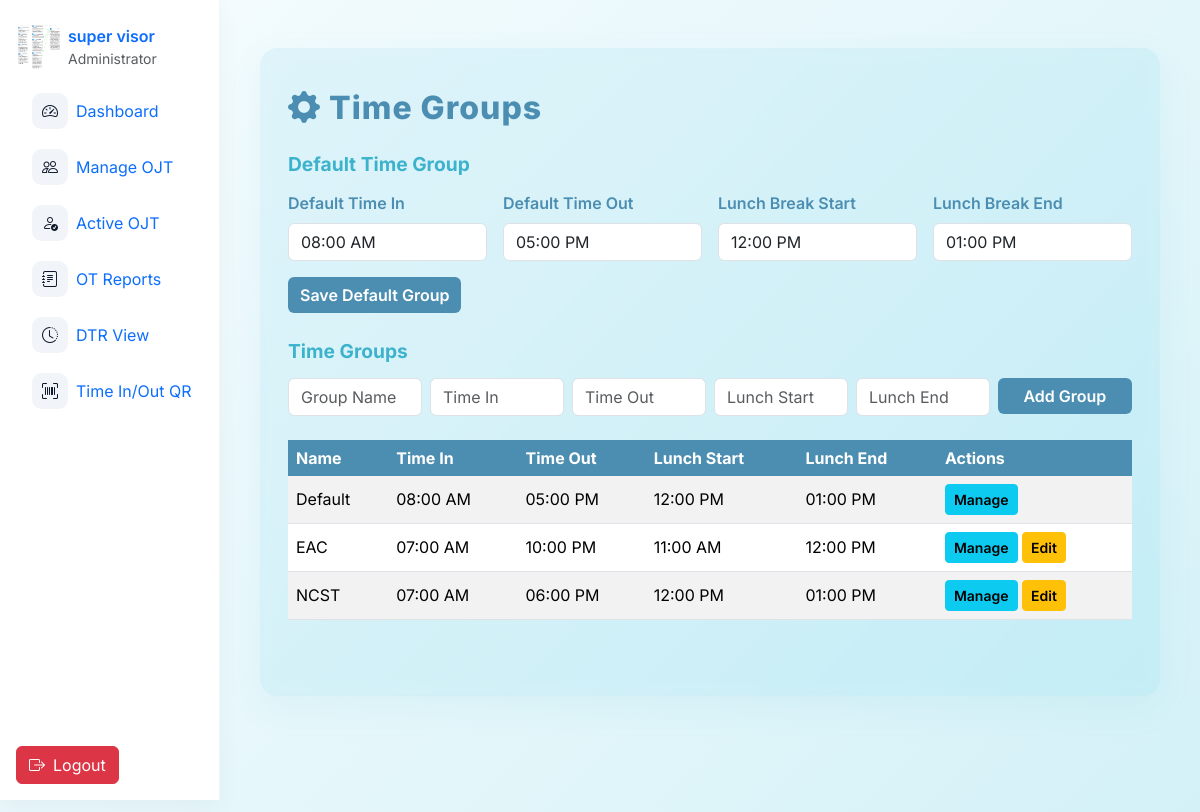
The app's page /admin/sitesettings.php (signed in), older data.
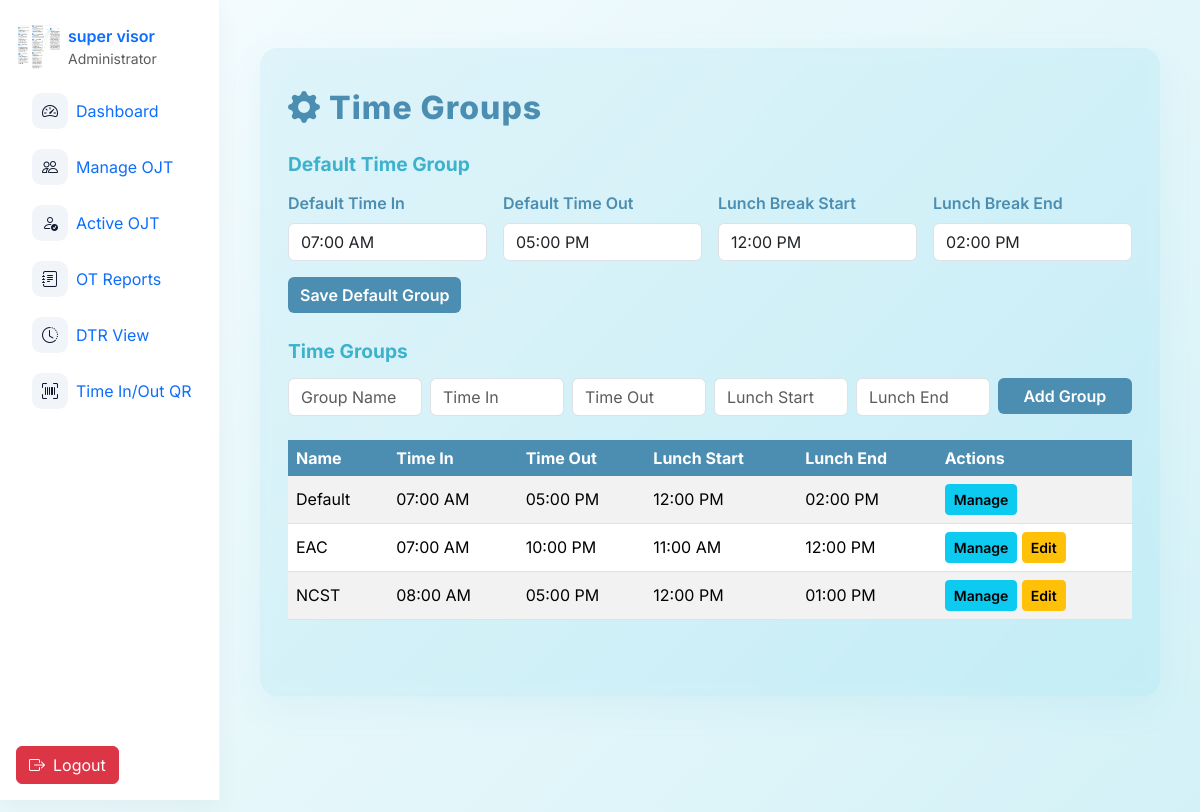
The same page, newer data.
### tables this page shows
CREATE TABLE `time_groups` (
  `id` int(11) NOT NULL,
  `name` varchar(255) NOT NULL,
  `time_in` time NOT NULL,
  `time_out` time NOT NULL,
  `lunch_start` time DEFAULT '12:00:00',
  `lunch_end` time DEFAULT '13:00:00'
);

### admin/sitesettings.php (the view, shortened to what the changed rows need)
<?php
include 'nav.php';
$stmt = $oat->prepare("SELECT time_in, time_out, lunch_start, lunch_end FROM time_groups WHERE name = 'Default' LIMIT 1");
$stmt->execute();
$settings = $stmt->get_result()->fetch_assoc();
$default_time_in = !empty($settings['time_in']) ? $settings['time_in'] : '08:00:00';
$default_time_out = !empty($settings['time_out']) ? $settings['time_out'] : '17:00:00';
$lunch_start = !empty($settings['lunch_start']) ? $settings['lunch_start'] : '12:00:00';
$lunch_end = !empty($settings['lunch_end']) ? $settings['lunch_end'] : '13:00:00';
$time_groups = $oat->query("SELECT * FROM time_groups ORDER BY name");
?>
<!DOCTYPE html>
<html lang="en">
<head>
    <link href="https://cdn.jsdelivr.net/npm/bootstrap@5.3.2/dist/css/bootstrap.min.css" rel="stylesheet">
    <link rel="stylesheet" href="https://cdn.jsdelivr.net/npm/flatpickr/dist/flatpickr.min.css">
</head>
<body>
    <div class="glass">
        <form method="post" class="mb-4">
            <div class="row g-3">
                <div class="col-md-3">
                    <label for="default_time_in" class="form-label">Default Time In</label>
                    <input type="text" id="default_time_in" name="default_time_in" class="form-control time-picker" value="<?= htmlspecialchars(date('h:i A', strtotime($default_time_in))) ?>" required>
                </div>
                <div class="col-md-3">
                    <label for="default_time_out" class="form-label">Default Time Out</label>
                    <input type="text" id="default_time_out" name="default_time_out" class="form-control time-picker" value="<?= htmlspecialchars(date('h:i A', strtotime($default_time_out))) ?>" required>
                </div>
                <div class="col-md-3">
                    <label for="lunch_start" class="form-label">Lunch Break Start</label>
                    <input type="text" id="lunch_start" name="lunch_start" class="form-control time-picker" value="<?= htmlspecialchars(date('h:i A', strtotime($lunch_start))) ?>" required>
                </div>
                <div class="col-md-3">
                    <label for="lunch_end" class="form-label">Lunch Break End</label>
                    <input type="text" id="lunch_end" name="lunch_end" class="form-control time-picker" value="<?= htmlspecialchars(date('h:i A', strtotime($lunch_end))) ?>" required>
                </div>
            </div>
        </form>
        <div class="table-responsive mb-4">
            <table class="table table-striped align-middle">
                <thead>
                    <tr>
                        <th>Name</th>
                        <th>Time In</th>
                        <th>Time Out</th>
                        <th>Lunch Start</th>
                        <th>Lunch End</th>
                        <th>Actions</th>
                    </tr>
                </thead>
                <tbody>
                    <?php while ($group = $time_groups->fetch_assoc()): ?>
                        <tr>
                            <td><?= htmlspecialchars($group['name']) ?></td>
                            <td><?= date('h:i A', strtotime($group['time_in'])) ?></td>
                            <td><?= date('h:i A', strtotime($group['time_out'])) ?></td>
                            <td><?= date('h:i A', strtotime($group['lunch_start'])) ?></td>
                            <td><?= date('h:i A', strtotime($group['lunch_end'])) ?></td>
                            <td>
                                <button class="btn btn-sm btn-info" onclick="showGroupUsersModal(<?= $group['id'] ?>, '<?= htmlspecialchars($group['name'], ENT_QUOTES) ?>')">Manage</button>
                                <?php if ($group['name'] !== 'Default'): ?>
                                <button class="btn btn-sm btn-warning" onclick="showEditTimeGroupModal(<?= $group['id'] ?>, '<?= htmlspecialchars($group['name'], ENT_QUOTES) ?>', '<?= htmlspecialchars($group['time_in'], ENT_QUOTES) ?>', '<?= htmlspecialchars($group['time_out'], ENT_QUOTES) ?>', '<?= htmlspecialchars($group['lunch_start'], ENT_QUOTES) ?>', '<?= htmlspecialchars($group['lunch_end'], ENT_QUOTES) ?>')">Edit</button>
                                <?php endif; ?>
                            </td>
                        </tr>
                    <?php endwhile; ?>
                </tbody>
            </table>
        </div>
    </div>
</body>
</html>

Row changes from the older to the newer data that the page shows:
changed time_groups "Default": default_time_in "08:00 AM" → "07:00 AM"; lunch_end "01:00 PM" → "02:00 PM"; time_in "08:00 AM" → "07:00 AM"
changed time_groups "NCST": time_in "07:00 AM" → "08:00 AM"; time_out "06:00 PM" → "05:00 PM"
